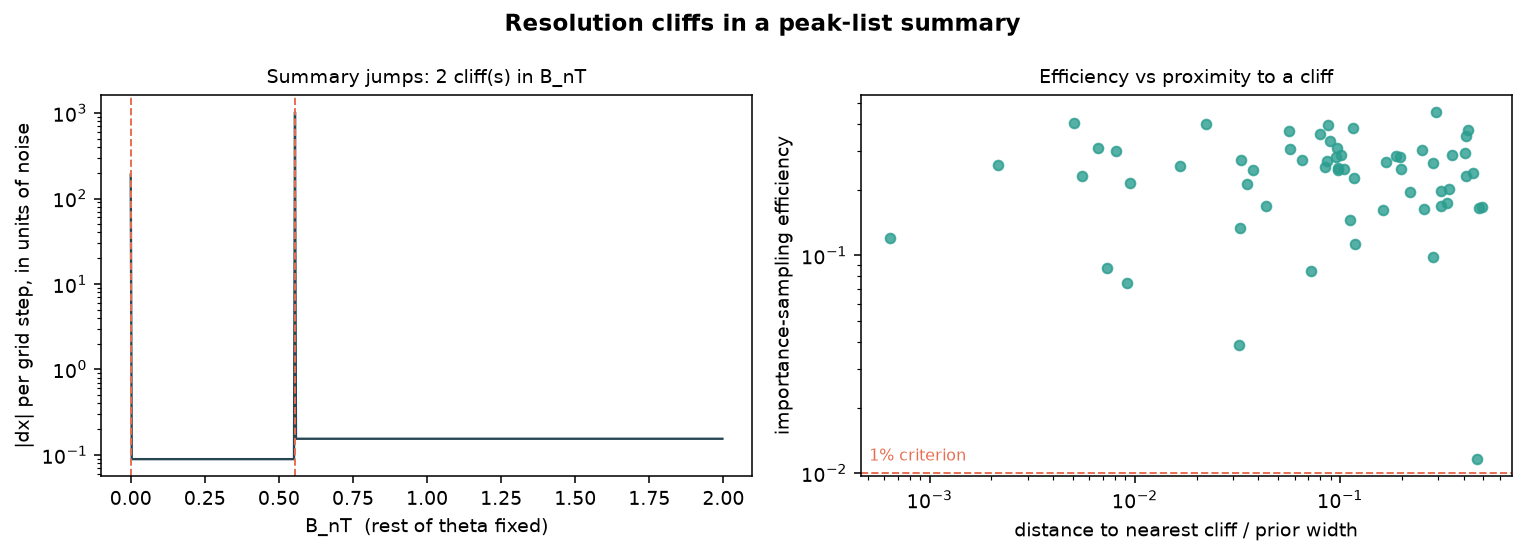

Generate this figure with Python:
#!/usr/bin/env python3
"""Where the peak-list summary jumps, and what it costs.

A peak list is a discontinuous observable. Two lines closer than the
spectrometer's resolution are reported as one peak; move them slightly apart
and they are reported as two. Nothing smooths that transition -- the peak count
is an integer, and it changes.

That is a real property of the data, not a modelling shortcut, and it has
consequences the project has to state rather than discover later on real
spectra:

* a local optimizer cannot cross a jump, so the chi-square surface is carved
  into basins that have nothing to do with the physics;
* the importance weights near a jump are erratic, because the network's smooth
  density is approximating something that is not smooth;
* and so sampling efficiency -- the project's own failure criterion -- depends
  on where the observation happens to sit relative to the nearest jump.

The earlier efficiency sweep found a 40x spread across observations drawn from
the same prior with the same network. This module tests whether proximity to a
resolution cliff is the explanation.

One class of cliff was an outright bug and is gone: the merge threshold used to
be the model's own linewidth, so it moved with the fitted T2 and made the
observation model discontinuous in a parameter it has no business being
discontinuous in. It is now an instrument constant (``InferenceProblem.merge_hz``).
The cliffs measured here are the remaining, physical ones.
"""

from __future__ import annotations

import numpy as np

import zulf_infer as zi

__all__ = ["cliff_scan", "distance_to_cliff", "n_resolved"]


def n_resolved(prob, theta):
    """Number of lines left after merging -- the integer that jumps."""
    import zulf_forward as zf
    theta = np.asarray(theta, float)
    B_nT, ang, _ = (float(v) for v in theta[prob.n_couplings:])
    f, a = zf.line_list(prob.sys, B=zf.field_vector(B_nT * 1e-3, ang),
                        J=prob.J_matrix(theta))
    return len(zi.merge_lines(np.asarray(f), np.asarray(a), prob.merge_hz)[0])


def cliff_scan(prob, theta, index, n=600, jump_sigma=5.0, ratio=20.0):
    """Scan one parameter across its prior and locate the jumps.

    Returns the parameter values where the noiseless summary vector moves by
    far more between adjacent grid points than it does typically -- more than
    ``jump_sigma`` noise standard deviations, and more than ``ratio`` times the
    median step. Both conditions are needed: the first alone flags a merely
    steep-but-smooth direction, the second alone flags nothing when the whole
    scan is flat.

    Adjacent flagged cells are reported as one location. Some transitions are
    not a single crossing but a band -- near theta = 0 the transverse field
    vanishes, several lines fade below the amplitude floor together, and the
    summary is unstable across a whole stretch of the axis. Counting grid cells
    there would report a dozen cliffs where there is one region.
    """
    theta = np.asarray(theta, float)
    grid = np.linspace(prob.low[index], prob.high[index], n)
    sig = prob.slot_sigmas()
    xs = np.empty((n, len(sig)))
    for k, v in enumerate(grid):
        t = theta.copy()
        t[index] = v
        xs[k] = prob.simulate_one(t, noisy=False)
    step = np.linalg.norm(np.diff(xs, axis=0) / sig, axis=1)
    med = float(np.median(step))
    hit = np.flatnonzero((step > jump_sigma) & (step > ratio * max(med, 1e-12)))

    bands = []
    for k in hit:
        if bands and k == bands[-1][-1] + 1:
            bands[-1].append(k)
        else:
            bands.append([k])
    centres = np.array([0.5 * (grid[b[0]] + grid[b[-1] + 1]) for b in bands])
    return centres, grid, step


def distance_to_cliff(prob, theta, n=600, **kw):
    """Distance from theta to the nearest jump, as a fraction of the prior box.

    Minimized over parameters: an observation is near a cliff if *any* one of
    its parameters is, since that is enough to make the likelihood surface
    non-smooth where the sampler is working.
    """
    span = prob.high - prob.low
    best = np.inf
    for i in range(len(theta)):
        loc, _, _ = cliff_scan(prob, theta, i, n=n, **kw)
        if len(loc):
            best = min(best, float(np.min(np.abs(loc - theta[i])) / span[i]))
    return best


# ===========================================================================
def study(seed=0, n_obs=60, n_sims=150_000, n_post=4000):  # pragma: no cover
    import matplotlib
    matplotlib.use("Agg")
    import matplotlib.pyplot as plt
    import torch

    np.set_printoptions(suppress=True)
    prob = zi.InferenceProblem(seed=seed)
    print("=" * 84)
    print("Resolution cliffs in the peak-list summary, [13C]-formic acid")
    print("=" * 84)
    print(f"  merge resolution : {prob.merge_hz * 1e3:.2f} mHz "
          f"(fixed; the linewidth at the centre of the T2 prior)")
    print(f"  linewidth range  : "
          f"{1e3 / (np.pi * prob.T2_range[1]):.2f} - "
          f"{1e3 / (np.pi * prob.T2_range[0]):.2f} mHz over the T2 prior")

    # ---- 1. where are they? ----------------------------------------------
    theta = np.array([prob.J_center + 0.7, 1.0, 55.0, 12.0])
    print("\n" + "-" * 84)
    print("1. WHERE THE SUMMARY JUMPS, scanning each parameter across its prior")
    print("-" * 84)
    scans = {}
    for i, name in enumerate(prob.param_names):
        loc, grid, step = cliff_scan(prob, theta, i)
        scans[name] = (loc, grid, step)
        where = ", ".join(f"{v:.4g}" for v in loc[:6]) if len(loc) else "none"
        print(f"  {name:>12}  {len(loc):>2d} jump(s)   at {where}")

    print("\n  T2 is now clean, which is the point of making the merge width an")
    print("  instrument constant. It used to carry the worst cliff in the model.")

    # ---- 2. does proximity predict efficiency? ---------------------------
    print("\n" + "-" * 84)
    print("2. DOES PROXIMITY TO A CLIFF EXPLAIN THE EFFICIENCY SPREAD?")
    print("-" * 84)
    print("  training/loading the network ...", flush=True)
    posterior, _ = zi.train_or_load(prob, tag="formic_acid_150k",
                                    n_sims=n_sims, seed=seed,
                                    max_num_epochs=150)

    rng = np.random.default_rng(seed)
    saved, prob.rng = prob.rng, rng
    effs, dists, widths, truths = [], [], [], []
    for k in range(n_obs):
        t = prob.sample_prior(1)[0]
        x_obs = prob.simulate_one(t)
        s = posterior.sample((n_post,),
                             x=torch.as_tensor(x_obs, dtype=torch.float32),
                             show_progress_bars=False).numpy()
        w, eff = zi.importance_reweight(prob, posterior, x_obs, s)
        lo, hi = zi.weighted_quantile(s[:, 0], [0.025, 0.975], w)
        effs.append(eff)
        widths.append((hi - lo) * 1e3)
        dists.append(distance_to_cliff(prob, t, n=300))
        truths.append(t)
        if (k + 1) % 20 == 0:
            print(f"    {k + 1}/{n_obs}", flush=True)
    prob.rng = saved
    effs, dists, widths = np.array(effs), np.array(dists), np.array(widths)
    truths = np.array(truths)

    finite = np.isfinite(dists)
    print(f"\n  observations with a cliff anywhere in their box : "
          f"{finite.sum()}/{n_obs}")
    q = np.percentile(effs, [0, 25, 50, 75, 100])
    print(f"  efficiency: min {q[0]:.2%} | median {q[2]:.2%} | max {q[4]:.2%} "
          f"| spread {q[4] / max(q[0], 1e-9):.0f}x")

    if finite.sum() > 5:
        d, e = dists[finite], effs[finite]
        near = d < np.median(d)
        from scipy import stats
        rho, p = stats.spearmanr(d, e)
        print(f"\n  Spearman rho(distance to cliff, efficiency) = {rho:+.3f} "
              f"(p = {p:.3g})")
        print(f"  median efficiency, near half : {np.median(e[near]):.2%}")
        print(f"  median efficiency, far half  : {np.median(e[~near]):.2%}")
        verdict = ("cliffs explain the spread" if (rho > 0.3 and p < 0.05)
                   else "no clear link -- the spread has another cause")
        print(f"  -> {verdict}")

    # ---- 3. then what does? ----------------------------------------------
    from scipy import stats
    print("\n" + "-" * 84)
    print("3. WHAT DOES PREDICT EFFICIENCY?")
    print("-" * 84)
    print("  The failure criterion is stated on efficiency, so if cliffs are")
    print("  not the driver it is worth knowing what is.\n")
    print(f"{'quantity':>28} {'Spearman rho':>13} {'p':>10}")
    cands = [(n, truths[:, i]) for i, n in enumerate(prob.param_names)]
    # how close the truth sits to the edge of the prior box, in prior units
    u = (truths - prob.low) / prob.prior_span()
    cands.append(("distance to prior edge", np.min(np.minimum(u, 1 - u), axis=1)))
    cands.append(("distance to cliff", dists))
    cands.append(("reweighted width on J", widths))
    best = []
    for name, v in cands:
        ok = np.isfinite(v)
        if ok.sum() < 5 or np.ptp(v[ok]) == 0:
            continue
        rho, p = stats.spearmanr(v[ok], effs[ok])
        flag = " <--" if p < 0.01 else ""
        print(f"{name:>28} {rho:>13.3f} {p:>10.3g}{flag}")
        if p < 0.01:
            best.append((name, rho))
    if best:
        print("\n  Significant at p < 0.01: "
              + ", ".join(f"{n} ({r:+.2f})" for n, r in best))
    else:
        print("\n  Nothing here predicts it. The spread is a property of the")
        print("  trained flow's local fit to the posterior, not of the physics,")
        print("  which is an argument for quoting efficiency over several")
        print("  spectra rather than trusting one reading.")

    # ---- figure -----------------------------------------------------------
    fig, axes = plt.subplots(1, 2, figsize=(11, 4))
    ax = axes[0]
    name = "B_nT"
    loc, grid, step = scans[name]
    ax.semilogy(grid[:-1], np.maximum(step, 1e-6), lw=1.2, color="#264653")
    for v in loc:
        ax.axvline(v, color="#e76f51", lw=1.0, ls="--")
    ax.set_xlabel(f"{name}  (rest of theta fixed)")
    ax.set_ylabel("|dx| per grid step, in units of noise")
    ax.set_title(f"Summary jumps: {len(loc)} cliff(s) in {name}", fontsize=10)

    ax = axes[1]
    ok = np.isfinite(dists)
    ax.loglog(np.maximum(dists[ok], 1e-5), np.maximum(effs[ok], 1e-4), "o",
              ms=5, color="#2a9d8f", alpha=0.8)
    ax.axhline(0.01, color="#e76f51", lw=1.0, ls="--")
    ax.text(ax.get_xlim()[0] * 1.1, 0.011, "1% criterion", color="#e76f51",
            fontsize=8, va="bottom")
    ax.set_xlabel("distance to nearest cliff / prior width")
    ax.set_ylabel("importance-sampling efficiency")
    ax.set_title("Efficiency vs proximity to a cliff", fontsize=10)
    fig.suptitle("Resolution cliffs in a peak-list summary", fontsize=12,
                 fontweight="bold")
    fig.tight_layout()
    fig.savefig("resolution_cliffs.png", dpi=140, facecolor="white",
                bbox_inches="tight")

    np.savez("resolution_cliffs.npz", effs=effs, dists=dists,
             widths=widths, truths=truths,
             param_names=np.array(prob.param_names))
    print("\nwrote resolution_cliffs.png and resolution_cliffs.npz")


if __name__ == "__main__":       # pragma: no cover
    study()
